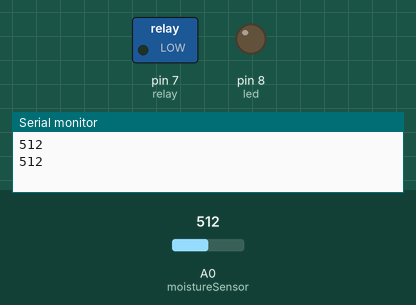
A sketch run on a simulated Arduino Uno, built with avr-gcc and run on an emulated ATmega328P. Shown: switched loads named in the sketch (green lamp = pin HIGH), output pins drawn as LEDs (lit = HIGH), the last lines printed to the serial monitor. The test bench sets the inputs (shaded band); at power-on: A0 (moistureSensor) = 512.

Above: at 1.8 s.
1.9 s: A0 (moistureSensor) set to 414
3.4 s: A0 (moistureSensor) set to 389
At 4.8 s:
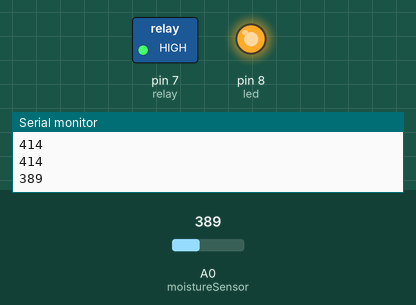
5.5 s: A0 (moistureSensor) set to 410
At 6.4 s:
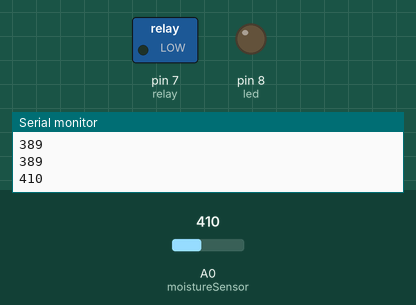
7.5 s: A0 (moistureSensor) set to 390
At 9.1 s:
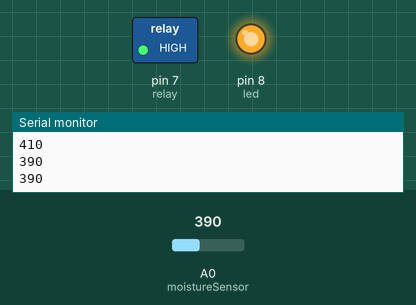
Timing chart, 0 to 10.5 s (numbered marks = the images above; inputs shaded):
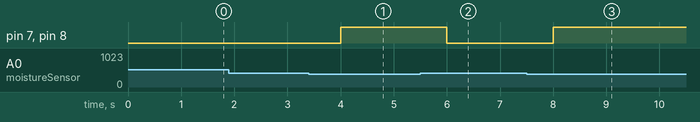

Measured:
- the behaviour switches between 400 and 399 on A0 (moistureSensor) (found by bisection; images 0 and 1)
- after the input at 3.4 s, pin 7 (relay), pin 8 (led): LOW → HIGH after 0.60 s
- after the input at 5.5 s, pin 7 (relay), pin 8 (led): HIGH → LOW after 0.50 s
- after the input at 7.5 s, pin 7 (relay), pin 8 (led): LOW → HIGH after 0.50 s

The sketch:

Smart_Irrigation_System.ino
```cpp
int moistureSensor = A0;
int relay = 7;
int led = 8;

void setup() {
  pinMode(relay, OUTPUT);
  pinMode(led, OUTPUT);
  Serial.begin(9600);
}

void loop() {
  int moisture = analogRead(moistureSensor);
  Serial.println(moisture);

  if (moisture < 400) {   // Dry soil
    digitalWrite(relay, HIGH); // Pump ON
    digitalWrite(led, HIGH);
  } else {                // Wet soil
    digitalWrite(relay, LOW);  // Pump OFF
    digitalWrite(led, LOW);
  }

  delay(1000);
}
```
